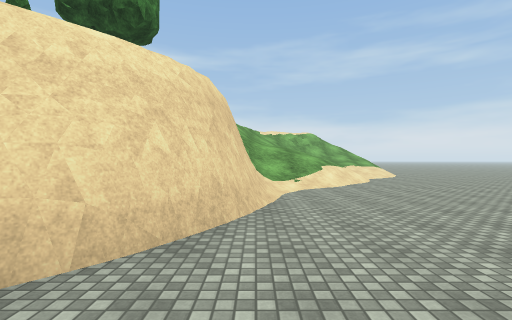
[1] (above)

15 first-person views from a walk through a 3-D level made in the Unity game engine. The camera is 1.4 m above the floor, looks level and sees 85° across. The floor is counted in squares, 2 m on a side. Each view is taken from the middle of a square. On the plan, view 1 faces up. The plan holds only what a view shows up to about 9 squares ahead; the rest is blank. The place goes on beyond the plan. Surface patterns are stand-ins for the level's own textures.

[2]
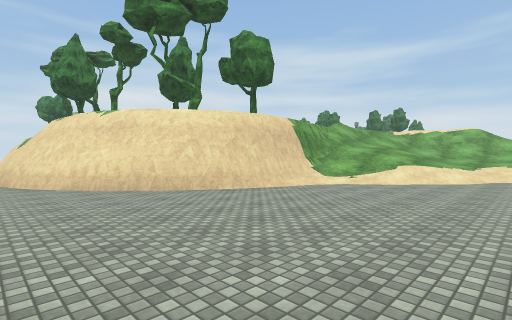

[3]
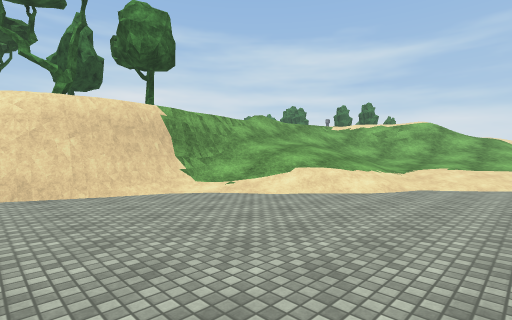

[4]
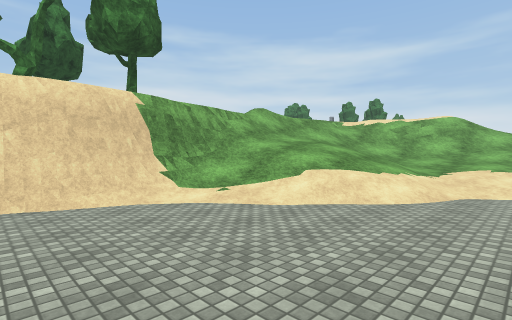

[5]
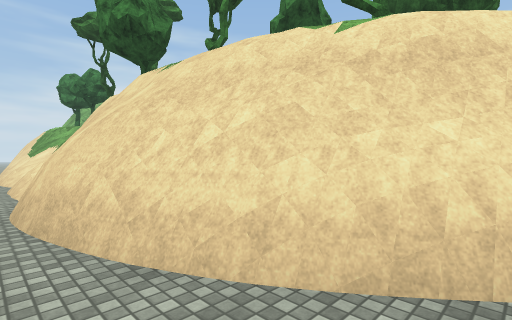

[6]
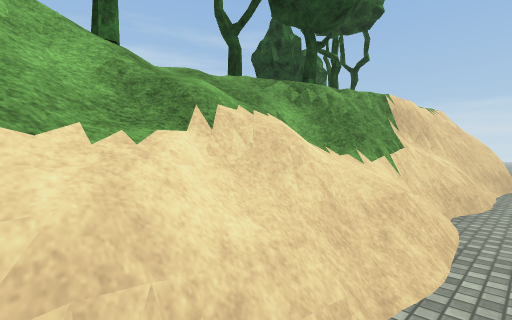

[7]
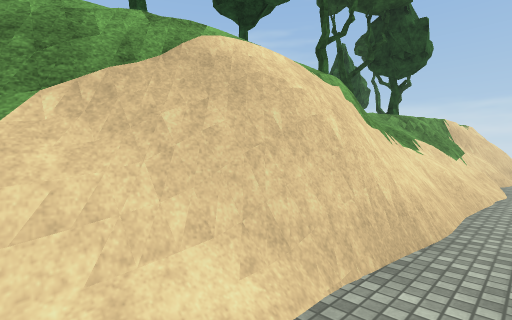

[8]
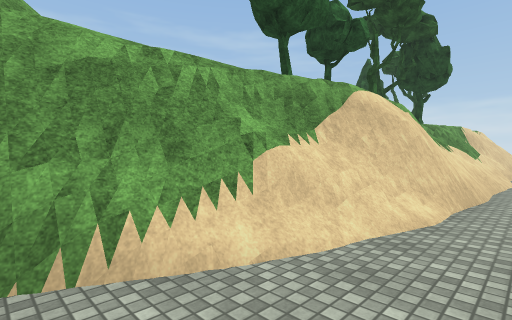

[9]
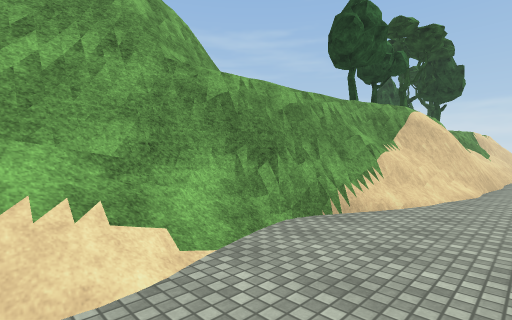

[10]
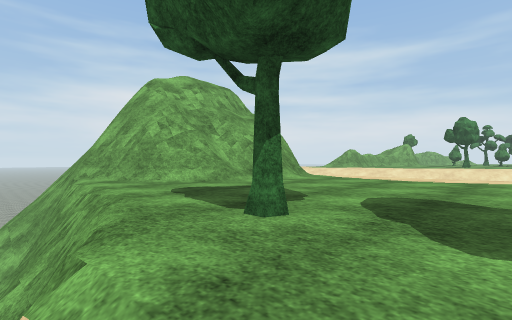

[11]
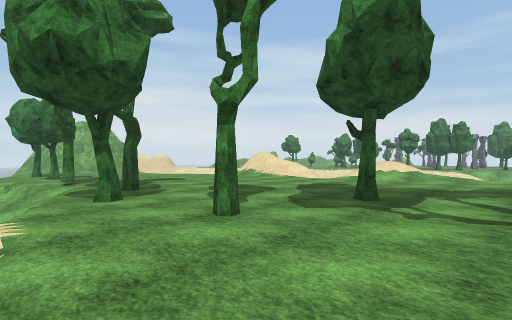

[12]
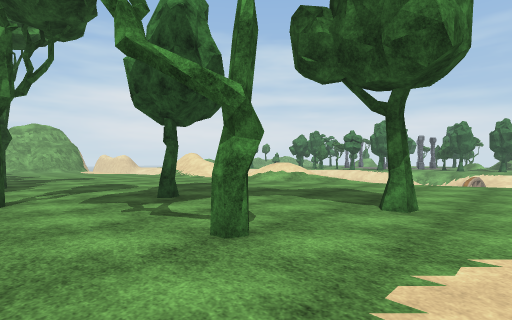

[13]
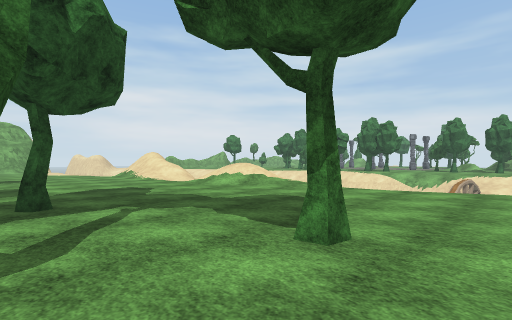

[14]
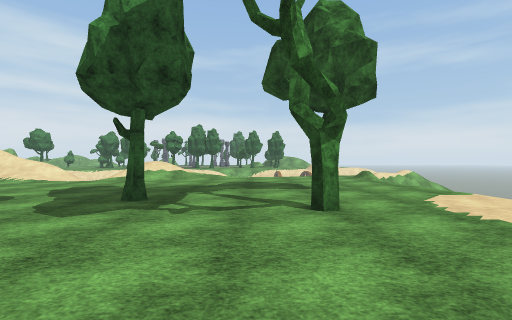

[15]
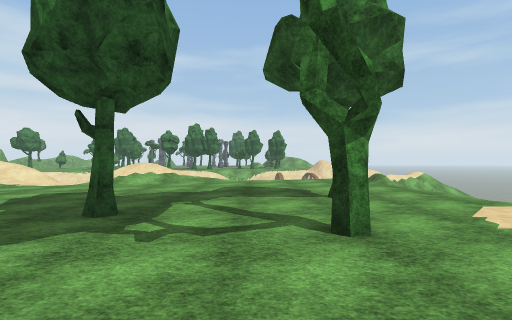

### Floor plan
Key: @ floor where view 1 was taken; # wall or solid block; . main floor; : floor 0.25 m higher than the main floor; - floor 0.25 m lower than the main floor; _ floor 1.75 m lower than the main floor; < floor 3 m lower than the main floor; ( floor 3.25 m lower than the main floor; ! floor 3.5 m lower than the main floor; ? floor 4.25 m lower than the main floor; / step, stairs or slope; = window, fence, low wall or low ledge; ^ raised ledge; v drop or lower ground; T tree.
Columns run from 28 left of view 1 to 6 right of it. Each row starts with its distance up from view 1.
 15                                ///
 14                               =////
 13                              ///<!/
 12                        -... ///(!/?
 11                 // //:.....///////?
 10                //-///......//_//???
  9                ............/////???
  8        .....    ...........////????
  7       #.....   ..........T..//?????
  6      =#/....  .......T......#??????
  5     ##/.....  ..........T...v??????
  4     ##=..... ............../#??????
  3    ##/...T..T.T..TT.T......#???????
  2 ==#####//.....///.........##??????
  1   ///###^#=/=////##v//./v##???????
  0   ??????/####////########???@?????
 -1   ????????????????????????????????

Positions as (right, up) in squares from view 1, and headings:
1: (0, 0), facing up
2: (5, -1), facing up-left
3: (6, 3), facing up-left
4: (5, 4), facing up-left
5: (-2, -1), facing up-left
6: (-15, -1), facing up-right
7: (-20, -1), facing up-right
8: (-23, -1), facing up-right
9: (-26, -1), facing up-right
10: (-17, 1), facing up-left
11: (-5, 1), facing up-left
12: (-2, 3), facing up-left
13: (-2, 5), facing up-left
14: (-5, 1), facing up
15: (-5, 2), facing up
